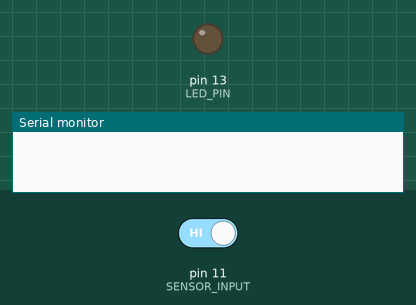
The sketch below on a simulated Arduino Uno, built with avr-gcc and run on an emulated ATmega328P. Parts: output pins drawn as LEDs (lit = HIGH), the last lines printed to the serial monitor. The inputs (shaded band) are chosen by the test bench; at power-on: pin 11 (SENSOR_INPUT) HIGH. Pins used as bus, display or sensor lines are not drawn.

Above: at 1.2 s.
1.3 s: pin 11 (SENSOR_INPUT) driven LOW
At 2.2 s:
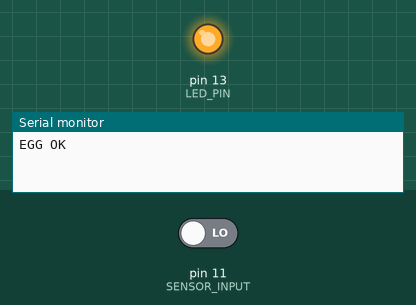
2.8 s: pin 11 (SENSOR_INPUT) driven HIGH
At 3.8 s:
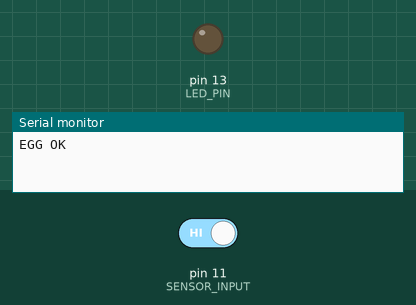
Timing chart, 0 to 5.8 s (numbered marks = the images above; inputs shaded):
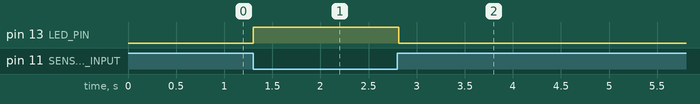

The sketch:

eggbox-15.2.ino
```cpp
// (licence header left out)
/*
* timer and interrupts
* Timer1 overflow interrupt example
* more infos: http://blog.oscarliang.net
*/

#define LED_PIN          13      // Egg Indicator Pin
#define SENSOR_POWER     12      // Sensor Power Pin (Diode Emitter)
#define SENSOR_INPUT     11      // Sensor Input Pin (Transistor Colector)

#define  SENSOR_PERIOD   20      // IR sensor period, equivalent to 20 ms
#define  SENSOR_TIME_ON  1       // Duty Cycle for emitter, equivalent to 1ms

#define  COUNT_500MS     25      // Constant counter value to reach 500 ms
#define  COUNT_1S        50      // Constant counter value to reach 1 s
#define  COUNT_2S        100     // Constant counter value to reach 2 s
#define  COUNT_5S        250     // Constant counter value to reach 5 s

/**
 * Miliseconds Counter
 */
int counterMs = 0;

/**
 * Seconds Counter
 */
int counterSeg = 0;

/**
 * Flag Sensor
 */
bool flagSensor = false;

/**
 * Flag Send
 */
bool flagSend = false;

/**
 * Sensor status
 */
int sensorState = 0;

/**
 * Init Routine
 */
void setup()
{
  // Configure output Led pin
  pinMode(LED_PIN, OUTPUT);

  // Configure Input Sensor Pin
  pinMode(SENSOR_INPUT, INPUT_PULLUP);

  // Configure Power Sensor Pin
  pinMode(SENSOR_POWER, OUTPUT);

  // Waiting for serial port is enable. Inicially could be a Baud rate of 9600 bps
  // It works very good at 19200, 38400,  57600 and 115200 bps
  Serial.begin(9600);
  while(!Serial){;}

  // Initialize Timer1
  noInterrupts();           // Disable all interrupts

  TCCR1A = 0;
  TCCR1B = 0;
  TCNT1  = 0;
  OCR1A = 2000;            // compare match register 16MHz/8/1KHz
  TCCR1B |= (1 << WGM12);  // CTC mode
  TCCR1B |= (1 << CS11);   // 8 prescaler
  TIMSK1 |= (1 << OCIE1A); // enable timer compare interrupt

  interrupts();            // Enable all interrupts
}

/**
 * Interrupt service routine that wraps a user defined function supplied by attachInterrupt
 */
ISR(TIMER1_COMPA_vect)
{
  // The TIMER1 interrupt vector is enabled to execute this code each 1ms (1KHz)
  // This time base (a.k.a tick) will work to handle the required energy to the IR sensor
  // for a 1 milisecond. The next 19 milisecods, the port will remain shut down.
  // Add to this, the base tick will help to another time-based routines, for example,
  // periodical data  transmition.

  if(counterMs < SENSOR_PERIOD) {

    counterMs++;  // 1 ms increment
  }
  else{

    counterMs = 0;  // Counter reset

    flagSensor = true;  // Enable Sensor Flag

    // Este contador permite prolongar la base de tiempo a un conteo más lento.
    if(counterSeg < COUNT_2S) {

      counterSeg++;
    }
    else {
      counterSeg = 0;   // Counter reset

      flagSend = true;  // Enable Send Flag
    }
  }
}

/**
 * Main Program
 */
void loop()
{
  CheckSensor();    // Method for check if there's egg.

  Transmision();    // Method for sending message to host
}

/**
 * This method replaces the use of delays to turning the IR Sensor on and off .
 * each 20 ms, the program checks for object presence or abscence (an egg for this project)
 * if there's egg, an auxiliar led is turned on and updates the sensorState variable.
 * otherwise, the auxiliar led is off and updates its status
 */
void CheckSensor() {

  if(flagSensor)
  {
    digitalWrite(SENSOR_POWER, HIGH);         // Turn On IR Led

    delay(1);                                 // Wait 1 ms for Stabilization Sensor

    sensorState = digitalRead(SENSOR_INPUT);  // Read IR sensor

    // Validate State Sensor
    if (sensorState == HIGH) {

      digitalWrite(LED_PIN, LOW);             // Turn Off Led
    }
    else {

      digitalWrite(LED_PIN, HIGH);            // Turn On Led
    }

    digitalWrite(SENSOR_POWER, LOW);          // Turn off IR Led

    flagSensor = false;                       // Disabled Flag Sensor
  }
}

/**
 * This method sends a message to the host every time flagSlow becomes true.
 * that flag depends of countSeg variable.
 * The message is simply: is there egg?, send "EGG OK"
 * Otherwise, send "NO EGG".
 * Each message ends with a carriage return character and a newline character
 * (ASCII 13 or '\r', - ASCII 10, or '\n)
 */
void Transmision() {

  if(flagSend)
  {
     if (sensorState == HIGH) {

       Serial.println("NO EGG");  // send text with Break line
     }
     else{

       Serial.println("EGG OK");
    }

    flagSend = false;  // clear the slow tick flag to transmit in the next T seconds
  }
}
```

Measured:
- after the input at 1.3 s, pin 13 (LED_PIN): LOW → HIGH at once
- after the input at 2.8 s, pin 13 (LED_PIN): HIGH → LOW at once
